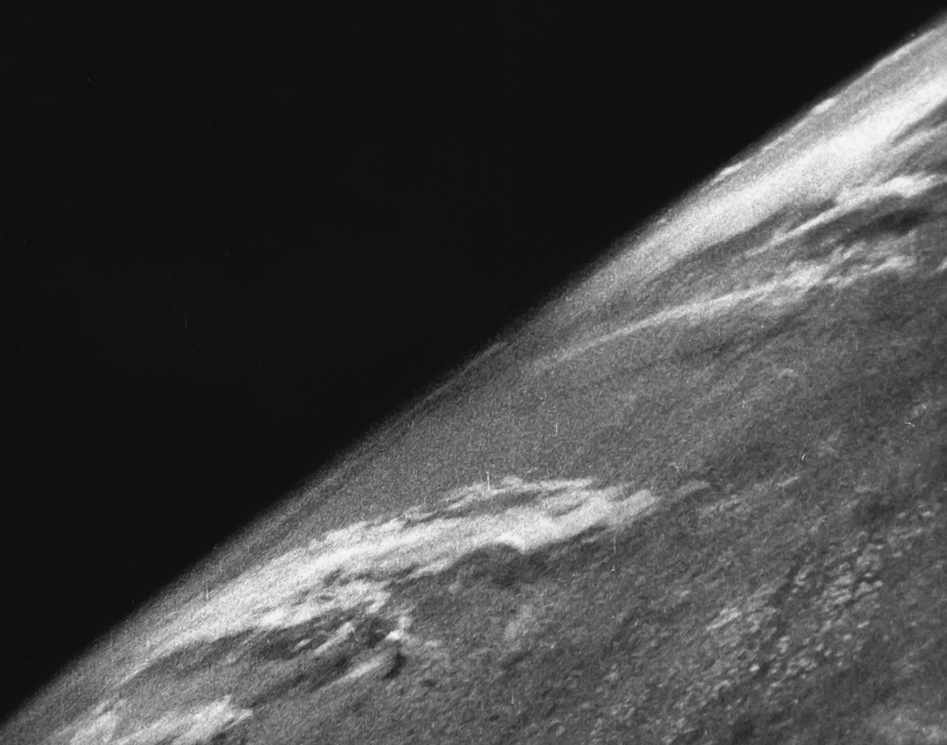
#> input picture 38025838-normalize-images/1.PNG, 947 x 745 px, shrunk from 1166 x 918 before the run, found by its file name
$ python heatmap_image.py
#> lines starting #> are read from the running program, lines starting #| are printed output that depends on the picture
import matplotlib.pyplot as plt
import numpy as np
import cv2

image = cv2.imread('1.png', 0)
#> image is the input picture: shape (745, 947); min 13, max 249, mean 67.5
colormap = plt.get_cmap('inferno')
heatmap = (colormap(image) * 2**16).astype(np.uint16)[:,:,:3]
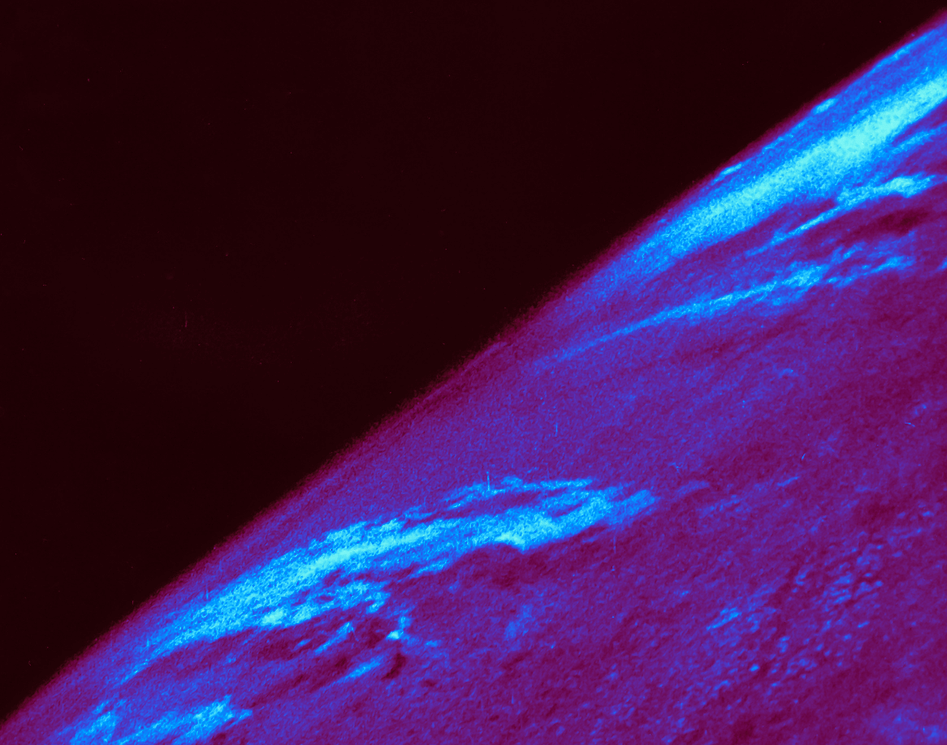
#> heatmap: shape (745, 947, 3) uint16; mean of channels 0, 1, 2 22560.3, 8359.6, 16554.8; drawn with min black and max white
heatmap = cv2.cvtColor(heatmap, cv2.COLOR_RGB2BGR)

cv2.imshow('image', image)
cv2.imshow('heatmap', heatmap)
cv2.waitKey()
